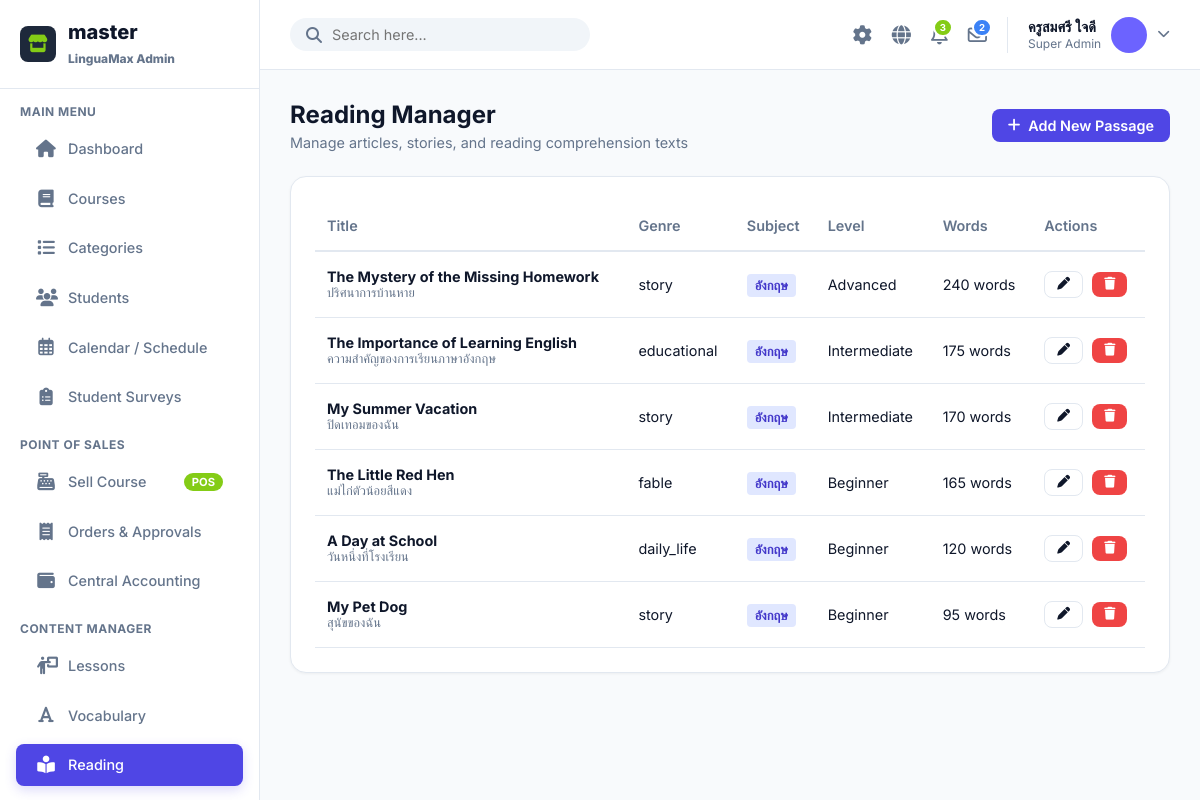
The app's page /admin/index.php?page=reading (signed in) with its own data.
### tables this page shows
CREATE TABLE `users` (
  `id` int(11) NOT NULL AUTO_INCREMENT,
  `code` varchar(10) NOT NULL,
  `username` varchar(50) DEFAULT NULL,
  `password` varchar(255) DEFAULT NULL,
  `fname` varchar(100) NOT NULL,
  `lname` varchar(100) NOT NULL,
  `nickname` varchar(50) NOT NULL,
  `role` enum('student','admin') DEFAULT 'student',
  `level` enum('beginner','intermediate','advanced') DEFAULT 'beginner',
  `xp` int(11) DEFAULT 0,
  `coins` int(11) DEFAULT 0,
  `avatar_color` varchar(7) DEFAULT '#6C63FF',
  `created_at` timestamp NOT NULL DEFAULT current_timestamp(),
  `updated_at` timestamp NOT NULL DEFAULT current_timestamp() ON UPDATE current_timestamp(),
  `daily_xp_goal` int(11) DEFAULT 50,
  `sound_enabled` tinyint(1) DEFAULT 1,
  `notifications_enabled` tinyint(1) DEFAULT 1,
  `character_id` varchar(50) DEFAULT 'default',
  `profile_pic` varchar(255) DEFAULT NULL,
  PRIMARY KEY (`id`),
  UNIQUE KEY `code` (`code`)
);

CREATE TABLE `reading_passages` (
  `id` int(11) NOT NULL AUTO_INCREMENT,
  `title` varchar(255) NOT NULL,
  `title_th` varchar(255) DEFAULT NULL,
  `content` longtext NOT NULL,
  `level` enum('beginner','intermediate','advanced') NOT NULL,
  `word_count` int(11) DEFAULT 0,
  `category` varchar(50) DEFAULT 'story',
  `created_at` timestamp NOT NULL DEFAULT current_timestamp(),
  `subject` varchar(50) DEFAULT 'อังกฤษ',
  PRIMARY KEY (`id`)
);

### admin/page/reading.php (the view, shortened to what this page needs)
<?php
$action = $_GET['action'] ?? 'list';
$id = isset($_GET['id']) ? (int)$_GET['id'] : null;
$errorMsg = '';
$stmt = $db->query("SELECT name FROM course_categories ORDER BY id ASC");
$subjects = $stmt->fetchAll(PDO::FETCH_COLUMN);
if ($action === 'edit' || $action === 'add'):
    $item = null;
    if ($action === 'edit' && $id) {
        $stmt = $db->prepare("SELECT * FROM reading_passages WHERE id = ?");
        $stmt->execute([$id]);
        $item = $stmt->fetch();
    }
?>
    <div class="page-header">
        <div>
            <h1 class="page-title"><?= $item ? 'Edit Reading Passage' : 'Add New Reading Passage' ?></h1>
        </div>
        <a href="?page=reading" class="btn btn-outline"><i class="fa-solid fa-arrow-left"></i> Back</a>
    </div>
    <?php if ($errorMsg): ?>
    <div style="background: #FEE2E2; color: #DC2626; padding: 15px; border-radius: 8px; margin-bottom: 20px; font-weight: 600;">
        Error: <?= htmlspecialchars($errorMsg) ?>
    </div>
    <?php endif; ?>
    <div class="card" style="max-width: 800px;">
        <form method="POST" style="display: flex; flex-direction: column; gap: 20px;">
            <div style="display: grid; grid-template-columns: 1fr 1fr; gap: 20px;">
                <div>
                    <label style="display:block; font-weight: 600; margin-bottom: 8px;">Title (English)</label>
                    <input type="text" name="title" required value="<?= htmlspecialchars($item['title'] ?? '') ?>" style="width: 100%; padding: 12px; border: 1px solid var(--border); border-radius: 8px;">
                </div>
                <div>
                    <label style="display:block; font-weight: 600; margin-bottom: 8px;">Title (Thai Translation - Optional)</label>
                    <input type="text" name="title_th" value="<?= htmlspecialchars($item['title_th'] ?? '') ?>" style="width: 100%; padding: 12px; border: 1px solid var(--border); border-radius: 8px;">
                </div>
            </div>
            <div style="display: grid; grid-template-columns: 1fr 1fr 1fr 1fr; gap: 20px;">
                <div>
                    <label style="display:block; font-weight: 600; margin-bottom: 8px;">Subject</label>
                    <select name="subject" required style="width: 100%; padding: 12px; border: 1px solid var(--border); border-radius: 8px;">
                        <?php foreach($subjects as $c): ?>
                        <option value="<?= htmlspecialchars($c) ?>" <?= ($item['subject'] ?? 'อังกฤษ') === $c ? 'selected' : '' ?>><?= htmlspecialchars($c) ?></option>
                        <?php endforeach; ?>
                    </select>
                </div>
                <div>
                    <label style="display:block; font-weight: 600; margin-bottom: 8px;">Level</label>
                    <select name="level" required style="width: 100%; padding: 12px; border: 1px solid var(--border); border-radius: 8px;">
                        <option value="beginner" <?= ($item['level'] ?? '') === 'beginner' ? 'selected' : '' ?>>Beginner</option>
                        <option value="intermediate" <?= ($item['level'] ?? '') === 'intermediate' ? 'selected' : '' ?>>Intermediate</option>
                        <option value="advanced" <?= ($item['level'] ?? '') === 'advanced' ? 'selected' : '' ?>>Advanced</option>
                    </select>
                </div>
                <div>
                    <label style="display:block; font-weight: 600; margin-bottom: 8px;">Category (Genre)</label>
                    <input type="text" name="category" value="<?= htmlspecialchars($item['category'] ?? 'story') ?>" style="width: 100%; padding: 12px; border: 1px solid var(--border); border-radius: 8px;">
                </div>
                <div>
                    <label style="display:block; font-weight: 600; margin-bottom: 8px;">Word Count</label>
                    <input type="number" name="word_count" placeholder="0 = Auto" value="<?= htmlspecialchars($item['word_count'] ?? 0) ?>" style="width: 100%; padding: 12px; border: 1px solid var(--border); border-radius: 8px;">
                </div>
            </div>
            <div>
                <label style="display:block; font-weight: 600; margin-bottom: 8px;">Content (Passage Text)</label>
                <textarea name="content" rows="12" required style="width: 100%; padding: 12px; border: 1px solid var(--border); border-radius: 8px; font-family: inherit; line-height: 1.6;"><?= htmlspecialchars($item['content'] ?? '') ?></textarea>
            </div>
            <div style="margin-top: 10px; border-top: 1px solid var(--border); padding-top: 20px;">
                <button type="submit" class="btn btn-primary"><i class="fa-solid fa-save"></i> Save Reading Passage</button>
            </div>
        </form>
    </div>
<?php else:
    $stmt = $db->query("SELECT * FROM reading_passages ORDER BY id DESC");
    $items = $stmt->fetchAll();
?>
    <div class="page-header">
        <div>
            <h1 class="page-title">Reading Manager</h1>
            <p style="color: var(--text-muted); font-size: 0.9rem; margin-top: 5px;">Manage articles, stories, and reading comprehension texts</p>
        </div>
        <a href="?page=reading&action=add" class="btn btn-primary"><i class="fa-solid fa-plus"></i> Add New Passage</a>
    </div>
    <div class="card">
        <table>
            <thead>
                <tr>
                    <th>Title</th>
                    <th>Genre</th>
                    <th>Subject</th>
                    <th>Level</th>
                    <th>Words</th>
                    <th>Actions</th>
                </tr>
            </thead>
            <tbody>
                <?php foreach($items as $item): ?>
                <tr>
                    <td>
                        <strong><?= htmlspecialchars($item['title']) ?></strong>
                        <div style="font-size:0.8rem; color:var(--text-muted);"><?= htmlspecialchars($item['title_th']) ?></div>
                    </td>
                    <td><?= htmlspecialchars($item['category']) ?></td>
                    <td><span style="background: #E0E7FF; color: #4338CA; padding: 4px 8px; border-radius: 4px; font-size: 0.8rem; font-weight: 600;"><?= htmlspecialchars($item['subject']) ?></span></td>
                    <td><?= ucfirst($item['level']) ?></td>
                    <td><?= $item['word_count'] ?> words</td>
                    <td>
                        <a href="?page=reading&action=edit&id=<?= $item['id'] ?>" class="btn btn-sm btn-outline" style="margin-right: 5px;"><i class="fa-solid fa-pen"></i></a>
                        <form method="POST" onsubmit="return confirm('Delete this passage?');" style="display:inline;">
                            <button type="submit" class="btn btn-sm" style="background:#EF4444; color:white; border:none; padding:6px 12px; cursor:pointer; border-radius:8px;"><i class="fa-solid fa-trash"></i></button>
                        </form>
                    </td>
                </tr>
                <?php endforeach; ?>
            </tbody>
        </table>
    </div>
<?php endif; ?>

### admin/includes/topbar.php (shortened to what this page needs)
<?php
$stmt = $db->query("SELECT * FROM users WHERE role='admin' LIMIT 1");
$admin_profile = $stmt->fetch();
$admin_name = $admin_profile ? $admin_profile['fname'] . ' ' . $admin_profile['lname'] : 'Patricia Peter';
$admin_avatar = $admin_profile['avatar_color'] ?? '#64748B';
$stmt = $db->query("SELECT COUNT(*) FROM admin_notifications WHERE is_read=0");
$unread_notifs = $stmt->fetchColumn();
$stmt = $db->query("SELECT COUNT(*) FROM admin_messages WHERE is_read=0");
$unread_msgs = $stmt->fetchColumn();
?>
<div class="topbar">
    <form class="search-bar" action="" method="GET">
        <i class="fa-solid fa-magnifying-glass" onclick="this.parentNode.submit()" style="cursor:pointer;"></i>
        <input type="text" name="q" placeholder="Search here..." value="<?= htmlspecialchars($_GET['q'] ?? '') ?>" required>
    </form>
    <div class="topbar-actions">
        <div class="action-icon" id="themeToggle" onclick="toggleTheme()" title="Toggle Dark Mode">
            <i class="fa-solid fa-gear"></i>
        </div>
        <div class="action-icon dropdown-trigger" data-target="langDropdown" title="Change Language">
            <i class="fa-solid fa-globe"></i>
        </div>
        <div class="action-icon dropdown-trigger" data-target="notifDropdown" title="Notifications">
            <?php if($unread_notifs > 0): ?>
            <span class="action-badge" style="background:#84cc16; color:white;"><?= $unread_notifs ?></span>
            <?php endif; ?>
        </div>
        <div class="action-icon dropdown-trigger" data-target="msgDropdown" title="Messages">
            <?php if($unread_msgs > 0): ?>
            <span class="action-badge" style="background:#3B82F6; color:white;"><?= $unread_msgs ?></span>
            <?php endif; ?>
        </div>
        <div class="profile dropdown-trigger" data-target="profileDropdown" style="cursor:pointer;">
            <div class="profile-info">
                <span class="profile-name"><?= htmlspecialchars($admin_name) ?></span>
                <span class="profile-role">Super Admin</span>
            </div>
            <div class="profile-img" style="background:<?= $admin_avatar ?>;"></div>
            <i class="fa-solid fa-chevron-down" style="font-size:0.8rem; color:var(--text-muted);"></i>
        </div>
    </div>
</div>

### admin/asset/css/style.css (style rules this page uses)
:root { --primary: #4F46E5; --primary-light: #E0E7FF; --secondary: #10B981; --bg: #F8FAFC; --surface: #FFFFFF; --text-main: #0F172A; --text-muted: #64748B; --border: #E2E8F0; --sidebar-width: 260px; --topbar-height: 70px; }
* { box-sizing: border-box; margin: 0; padding: 0; font-family: 'Inter', 'Prompt', sans-serif; }
body { background: var(--bg); color: var(--text-main); display: flex; height: 100vh; overflow: hidden; }
.topbar { height: var(--topbar-height); background: var(--surface); border-bottom: 1px solid var(--border); display: flex; align-items: center; justify-content: space-between; padding: 0 30px; }
.search-bar { display: flex; align-items: center; background: #F1F5F9; border-radius: 20px; padding: 8px 16px; width: 300px; }
.search-bar i { color: var(--text-muted); margin-right: 10px; }
.search-bar input { border: none; background: transparent; outline: none; width: 100%; font-size: 0.9rem; color: var(--text-main); }
.topbar-actions { display: flex; align-items: center; gap: 20px; }
.action-icon { color: var(--text-muted); font-size: 1.2rem; cursor: pointer; position: relative; }
.action-badge { position: absolute; top: -5px; right: -5px; background: #84CC16; color: white; font-size: 0.6rem; padding: 2px 5px; border-radius: 10px; font-weight: 700; border: 2px solid white; }
.profile { display: flex; align-items: center; gap: 10px; cursor: pointer; border-left: 1px solid var(--border); padding-left: 20px; }
.profile-img { width: 36px; height: 36px; border-radius: 50%; background: #CBD5E1; }
.profile-info { display: flex; flex-direction: column; }
.profile-name { font-weight: 600; font-size: 0.9rem; }
.profile-role { font-size: 0.75rem; color: var(--text-muted); }
.page-header { display: flex; justify-content: space-between; align-items: center; margin-bottom: 25px; }
.page-title { font-size: 1.5rem; font-weight: 700; color: var(--text-main); }
.card { background: var(--surface); border-radius: 16px; padding: 24px; box-shadow: 0 1px 3px rgba(0,0,0,0.05); border: 1px solid var(--border); margin-bottom: 20px; }
.btn { padding: 8px 16px; border-radius: 8px; border: none; cursor: pointer; font-weight: 600; font-size: 0.9rem; transition: 0.2s; display: inline-flex; align-items: center; gap: 8px; text-decoration: none; }
.btn-primary { background: var(--primary); color: white; }
.btn-outline { border: 1px solid var(--border); background: transparent; color: var(--text-main); }
.btn-sm { padding: 6px 12px; font-size: 0.8rem; }
table { width: 100%; border-collapse: collapse; }
th, td { padding: 16px 12px; text-align: left; border-bottom: 1px solid var(--border); font-size: 0.9rem; }
th { color: var(--text-muted); font-weight: 600; border-bottom: 2px solid var(--border); }
.dropdown-trigger { position: relative; cursor: pointer; }

### records on screen
users: admin_name "ครูสมศรี ใจดี"
reading_passages: title "The Mystery of the Missing Homework", title_th "ปริศนาการบ้านหาย", category "story", subject "อังกฤษ", level "Advanced", word_count "240"
reading_passages: title "The Importance of Learning English", title_th "ความสำคัญของการเรียนภาษาอังกฤษ", category "educational", subject "อังกฤษ", level "Intermediate", word_count "175"
reading_passages: title "My Summer Vacation", title_th "ปิดเทอมของฉัน", category "story", subject "อังกฤษ", level "Intermediate", word_count "170"
reading_passages: title "The Little Red Hen", title_th "แม่ไก่ตัวน้อยสีแดง", category "fable", subject "อังกฤษ", level "Beginner", word_count "165"
reading_passages: title "A Day at School", title_th "วันหนึ่งที่โรงเรียน", category "daily_life", subject "อังกฤษ", level "Beginner", word_count "120"
reading_passages: title "My Pet Dog", title_th "สุนัขของฉัน", category "story", subject "อังกฤษ", level "Beginner", word_count "95"

### other values on screen
$unread_notifs "3"
$unread_msgs "2"
